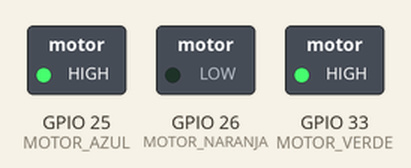
Simulated run of this sketch. Board: ESP32. On the bench: switched loads named in the sketch (green lamp = pin HIGH). Dashed ring = blinking.

Above: at 0.5 s.
Timing chart, 0 to 4.6 s (numbered marks = the images above):
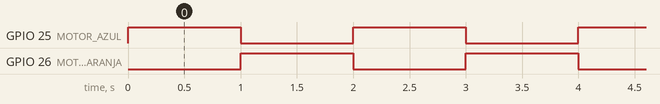

Measured:
- by itself, GPIO 25 (MOTOR_AZUL), GPIO 26 (MOTOR_NARANJA): alternates HIGH for 1.0 s and LOW for 1.0 s

The sketch:

ESP32-Motor.ino
```cpp
const int MOTOR_VERDE = 33;
const int MOTOR_AZUL = 25;
const int MOTOR_NARANJA = 26;

const int MOTOR_VELOCIDAD_MAXIMA = 255;

void setup()
{
  pinMode(MOTOR_VERDE, OUTPUT);
  pinMode(MOTOR_AZUL, OUTPUT);
  pinMode(MOTOR_NARANJA, OUTPUT);
}
void loop()
{
  girarMotor(MOTOR_VELOCIDAD_MAXIMA);
  delay(1000);
  girarMotorReversa(MOTOR_VELOCIDAD_MAXIMA);
  delay(1000);
}

void girarMotor(int velocidad)
{
  analogWrite(MOTOR_VERDE, velocidad);
  digitalWrite(MOTOR_NARANJA, LOW);
  digitalWrite(MOTOR_AZUL, HIGH);
}

void girarMotorReversa(int velocidad)
{
  analogWrite(MOTOR_VERDE, velocidad);
  digitalWrite(MOTOR_NARANJA, HIGH);
  digitalWrite(MOTOR_AZUL, LOW);
}
```
